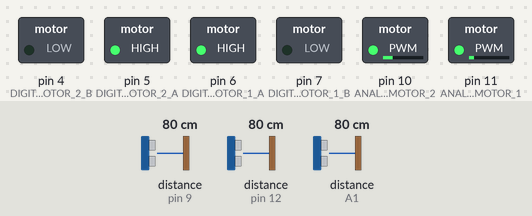
A sketch run on a simulated Arduino Uno, built with avr-gcc and run on an emulated ATmega328P. Parts: switched loads named in the sketch (green lamp = pin HIGH). Wiring (inferred from the names in the program): 2 × ultrasonic range finder: trigger pin 8, echo pin 9 / trigger pin 13, echo pin 12. Dashed ring = blinking. The test bench sets the inputs (shaded band); at power-on: distance to the obstacle (sensors on pin 9, pin 12, A1) 80 cm. The echo pulse lasts 58.3 µs per cm; pins used as bus, display or sensor lines are not drawn.

Above: at 4.2 s.
4.3 s: distance to the obstacle (sensor on pin 9) set to 12 cm
5.8 s: distance to the obstacle (sensor on pin 9) set to 9 cm
At 5.86 s:
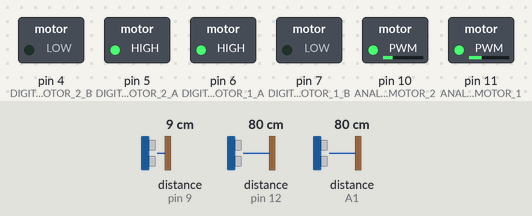
8.8 s: distance to the obstacle (sensor on pin 12) set to 22 cm
11.8 s: distance to the obstacle (sensor on pin 12) set to 18 cm
At 12.3 s:
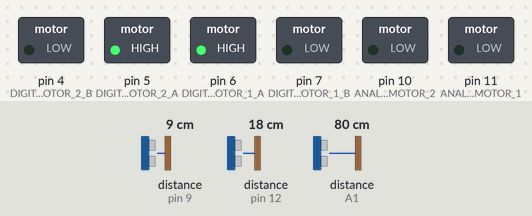
Timing chart, 0 to 14.3 s (numbered marks = the images above; inputs shaded):
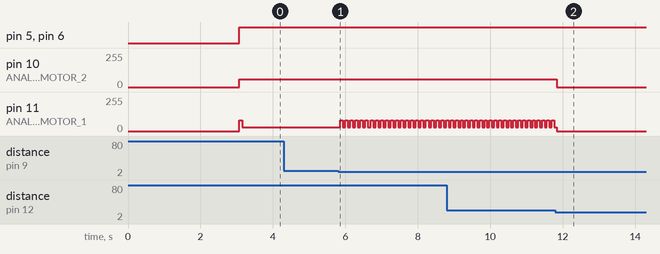

Measured:
- the behaviour switches between 11 and 10 cm on distance to the obstacle (sensor on pin 9) (found by bisection; images 0 and 1)
- the behaviour switches between 20 and 19 cm on distance to the obstacle (sensor on pin 12) (found by bisection; images 1 and 2)
- after the input at 4.3 s, every drawn part: stays the same
- after the input at 5.8 s, pin 11 (ANALOG_MOTOR_1): alternates 80/255 for 0.07 s and 30/255 for 0.07 s, starting after 0.06 s
- after the input at 11.8 s, pin 10 (ANALOG_MOTOR_2): 60/255 → 0/255 at once

The sketch:

main.ino
```cpp
#include "Motor.h"
#include <SharpIR.h>

#define FRONT_SENSOR A0
#define FRONT_RIGHT_SENSOR A1
#define RIGHT_TOP_SENSOR A2
#define RIGHT_BOTTOM_SENSOR A3
#define ECHO 12
#define TRIG 13
#define TRIG2 8
#define ECHO2 9

#define SENSOR_MODEL 1080
SharpIR front_sensor(FRONT_SENSOR, SENSOR_MODEL);
SharpIR front_right_sensor(FRONT_RIGHT_SENSOR, SENSOR_MODEL);
SharpIR right_top_sensor(RIGHT_TOP_SENSOR, SENSOR_MODEL);
SharpIR right_bottom_sensor(RIGHT_BOTTOM_SENSOR, SENSOR_MODEL);

// State machine implementation
typedef enum
{
  START_POINT,
  TOWARD_WALL,
  AWAY_WALL,
  PARALLEL_WALL,
  SEE_OBSTACLE,
  GET_LOST,
  NUM_STATES
} State;

typedef struct
{
  State state;
  void (*function)();
} StateMachine;

typedef struct {
  State prev_state;
  int front_dis;
  int front_right_dis;
  int right_top_dis;
  int right_bottom_dis;
  int motor_1_speed;
  int motor_2_speed;
} StateInput;

int handle_sensors_noise(int val);
void read_sensors();
void encoder_1_pulses_count();
void encoder_2_pulses_count();
void START_POINT_func();
void TOWARD_WALL_func();
void AWAY_WALL_func();
void PARALLEL_WALL_func();
void SEE_OBSTACLE_func();
void GET_LOST_func();

volatile unsigned int front_ultra_dis = 0;
volatile unsigned int front_right_dis = 0;
volatile unsigned int right_ultra_dis = 0;

volatile int rotation_tune = 1;
volatile int distance_diff = 1;

StateMachine state_machine[] =
{
  { START_POINT, START_POINT_func},
  { TOWARD_WALL, TOWARD_WALL_func},
  { AWAY_WALL, AWAY_WALL_func},
  { PARALLEL_WALL, PARALLEL_WALL_func},
  { SEE_OBSTACLE, SEE_OBSTACLE_func},
  { GET_LOST, GET_LOST_func},
};

State state = START_POINT;

void setup() {
  // put your setup code here, to run once:
  setup_motors();
  pinMode(TRIG,OUTPUT);   // chân trig sẽ phát tín hiệu
  pinMode(ECHO,INPUT);    // chân echo sẽ nhận tín hiệu
  pinMode(TRIG2,OUTPUT);   // chân trig sẽ phát tín hiệu
  pinMode(ECHO2,INPUT);    // chân echo sẽ nhận tín hiệu
  Serial.begin(9600);
  delay(3000);
  read_sensors();
}

void loop() {
   if (state < NUM_STATES) {
      (*state_machine[state].function) ();
   }
//  read_sensors();
//  Serial.print(front_ultra_dis);
//  Serial.print(" ");
//  Serial.print(front_right_dis);
//  Serial.print(" ");
//  Serial.println(right_ultra_dis);
}


void START_POINT_func() {
  motors_left(60, 20);
  do {
    read_sensors();
  } while (front_right_dis < 18);
  state = AWAY_WALL;
}

void AWAY_WALL_func() {
  rotation_tune = 1;
  do {
    motors_right(60, constrain(20 + 15 * rotation_tune, 20, 60));
    read_sensors();
    if (distance_diff <= right_ultra_dis - 9) {
      rotation_tune++;
    } else rotation_tune--;
    distance_diff == right_ultra_dis - 9;
  } while (right_ultra_dis > 9 && front_right_dis >= 18 && front_right_dis != 81 && right_ultra_dis < 90 && front_ultra_dis > 18);
  if (front_ultra_dis <= 18) {
    state = SEE_OBSTACLE;
  } else if (right_ultra_dis > 90 && front_right_dis > 70) {
    state = GET_LOST;
  } else if (right_ultra_dis == 10) {
    state = PARALLEL_WALL;
  } else {
    state = TOWARD_WALL;
  }
}

void TOWARD_WALL_func() {
  rotation_tune = 1;
  do {
    motors_left(60, constrain(10 + 10 * rotation_tune, 20, 40));
    read_sensors();
    if (distance_diff <= 18 - front_right_dis) {
      rotation_tune++;
    } else rotation_tune--;
    distance_diff == 18 - front_right_dis;
  } while (front_right_dis < 18 && front_ultra_dis > 18 && right_ultra_dis < 90);
  if (front_ultra_dis <= 18) {
    state = SEE_OBSTACLE;
  } else if (right_ultra_dis > 90 && front_right_dis > 70) {
    state = GET_LOST;
  } else if (right_ultra_dis == 9) {
    state = PARALLEL_WALL;
  } else {
    state = AWAY_WALL;
  }
}

void PARALLEL_WALL_func() {
  motors_forward(60);
  do {
    read_sensors();
  } while (right_ultra_dis == 9 && front_right_dis <= 18 && front_ultra_dis > 18);
  if (front_ultra_dis <= 18) {
    state = SEE_OBSTACLE;
  } else if (right_ultra_dis > 90 && front_right_dis > 70) {
    state = GET_LOST;
  } else if (right_ultra_dis <  9) {
    state = TOWARD_WALL;
  } else if (right_ultra_dis > 9) {
    state = AWAY_WALL;
  } else {
    state = TOWARD_WALL;
  }
}

void SEE_OBSTACLE_func() {
  if (right_ultra_dis < 20) {
    motors_stop();
    do {
      read_sensors();
    } while(front_ultra_dis < 18);
      delay(4000);
  }
  read_sensors();
  if (front_ultra_dis < 20) {
    motors_hard_left(120, 80);
    do {
      read_sensors();
    } while (front_ultra_dis < 60 || front_right_dis < 18);
  }

  state = PARALLEL_WALL;
}

void GET_LOST_func() {
   motors_hard_left(120, 80);
  do {
    read_sensors();
  } while (front_right_dis < 18 || front_ultra_dis < 60 || front_right_dis == 81) ;
  state = AWAY_WALL;
}

int handle_sensors_noise(int val) {
  if (val > 80 || val < 10) return 81;
  else return val;
}

void read_sensors() {
  front_right_dis = constrain(handle_sensors_noise(front_right_sensor.distance()), 14, 81);
  unsigned long duration; // biến đo thời gian
  int distance;           // biến lưu khoảng cách
  /* Phát xung từ chân trig */
  digitalWrite(TRIG,0);   // tắt chân trig
  delayMicroseconds(2);
  digitalWrite(TRIG,1);   // phát xung từ chân trig
  delayMicroseconds(5);   // xung có độ dài 5 microSeconds
  digitalWrite(TRIG,0);   // tắt chân trig

  /* Tính toán thời gian */
  // Đo độ rộng xung HIGH ở chân echo.
  duration = pulseIn(ECHO, HIGH);
  // Tính khoảng cách đến vật.
  distance = int(duration/2/29.412);
  front_ultra_dis = constrain(distance, 4, 120);
  delay(3);
    /* Phát xung từ chân trig */
  digitalWrite(TRIG2,0);   // tắt chân trig
  delayMicroseconds(2);
  digitalWrite(TRIG2,1);   // phát xung từ chân trig
  delayMicroseconds(5);   // xung có độ dài 5 microSeconds
  digitalWrite(TRIG2,0);   // tắt chân trig

  /* Tính toán thời gian */
  // Đo độ rộng xung HIGH ở chân echo.
  duration = pulseIn(ECHO2, HIGH);
  // Tính khoảng cách đến vật.
  distance = int(duration/2/29.412);
  right_ultra_dis = constrain(distance, 4, 120);
}

//void encoder_1_pulses_count() {
//    if (encoder_1_pulses++ == 374) {
//      encoder_1_pulses = 0;
//      encoder_1_avg_time = millis() - encoder_1_start_time;
//      encoder_1_start_time = millis();
//    }
//}
//
//void encoder_2_pulses_count() {
//    if (encoder_2_pulses++ == 374) {
//      encoder_2_pulses = 0;
//      encoder_2_avg_time = millis() - encoder_2_start_time;
//      encoder_2_start_time = millis();
//    }
//}
```

Motor.cpp
```cpp
#include "Motor.h"

void setup_motors() {
  pinMode(DIGITAL_MOTOR_1_A, OUTPUT);
  pinMode(DIGITAL_MOTOR_1_B, OUTPUT);
  pinMode(ANALOG_MOTOR_1, OUTPUT);
  pinMode(DIGITAL_MOTOR_2_A, OUTPUT);
  pinMode(DIGITAL_MOTOR_2_B, OUTPUT);
  pinMode(ANALOG_MOTOR_2, OUTPUT);
  pinMode(ENCODER_2, INPUT);
  pinMode(ENCODER_1, INPUT);
  pinMode(LED_BUILTIN, OUTPUT);
}

void motors_stop() {
  analogWrite(ANALOG_MOTOR_1, 0);
  analogWrite(ANALOG_MOTOR_2, 0);
}

void motors_forward(int speed) {
  speed = constrain(speed, MIN_SPEED, MAX_SPEED);
  digitalWrite(DIGITAL_MOTOR_1_A, HIGH);
  digitalWrite(DIGITAL_MOTOR_1_B, LOW);
  analogWrite(ANALOG_MOTOR_1, speed);
  digitalWrite(DIGITAL_MOTOR_2_A, HIGH);
  digitalWrite(DIGITAL_MOTOR_2_B, LOW);
  analogWrite(ANALOG_MOTOR_2, speed);
}

void motors_backward(int speed) {
  speed = constrain(speed, MIN_SPEED, MAX_SPEED);
  digitalWrite(DIGITAL_MOTOR_1_A, LOW);
  digitalWrite(DIGITAL_MOTOR_1_B, HIGH);
  analogWrite(ANALOG_MOTOR_1, speed);
  digitalWrite(DIGITAL_MOTOR_2_A, LOW);
  digitalWrite(DIGITAL_MOTOR_2_B, HIGH);
  analogWrite(ANALOG_MOTOR_2, speed);
}

void motors_right(int speed, int angle) {
  int left_speed = constrain(speed - angle, 30, MAX_SPEED);
  int right_speed = constrain(speed, MIN_SPEED, MAX_SPEED);
  digitalWrite(DIGITAL_MOTOR_1_A, HIGH);
  digitalWrite(DIGITAL_MOTOR_1_B, LOW);
  analogWrite(ANALOG_MOTOR_1, left_speed);
  digitalWrite(DIGITAL_MOTOR_2_A, HIGH);
  digitalWrite(DIGITAL_MOTOR_2_B, LOW);
  analogWrite(ANALOG_MOTOR_2, right_speed);
}

void motors_left(int speed, int angle) {
  int left_speed = constrain(speed + angle, 30, MAX_SPEED);
  int right_speed = constrain(speed, MIN_SPEED, MAX_SPEED);
  digitalWrite(DIGITAL_MOTOR_1_A, HIGH);
  digitalWrite(DIGITAL_MOTOR_1_B, LOW);
  analogWrite(ANALOG_MOTOR_1, left_speed);
  digitalWrite(DIGITAL_MOTOR_2_A, HIGH);
  digitalWrite(DIGITAL_MOTOR_2_B, LOW);
  analogWrite(ANALOG_MOTOR_2, right_speed);
}

void motors_hard_left(int left_speed, int right_speed) {
  digitalWrite(DIGITAL_MOTOR_1_A, LOW);
  digitalWrite(DIGITAL_MOTOR_1_B, HIGH);
  analogWrite(ANALOG_MOTOR_1, left_speed);
  digitalWrite(DIGITAL_MOTOR_2_A, HIGH);
  digitalWrite(DIGITAL_MOTOR_2_B, LOW);
  analogWrite(ANALOG_MOTOR_2, right_speed);
}
```

Motor.h
```cpp
#ifndef __MOTOR__
#define __MOTOR__

#include <Arduino.h>

#define DIGITAL_MOTOR_1_A 6
#define DIGITAL_MOTOR_1_B 7
#define ANALOG_MOTOR_1 11
#define DIGITAL_MOTOR_2_A 5
#define DIGITAL_MOTOR_2_B 4
#define ANALOG_MOTOR_2 10
#define ENCODER_2 2
#define ENCODER_1 3
#define MAX_SPEED 255 //từ 0-255
#define MIN_SPEED 0

void setup_motors();
void motors_forward(int speed);
void motors_backward(int speed);
void motors_left(int speed, int angle);
void motors_right(int speed, int angle);
void motors_stop();
void motors_hard_left(int left_speed, int right_speed);

#endif
```
